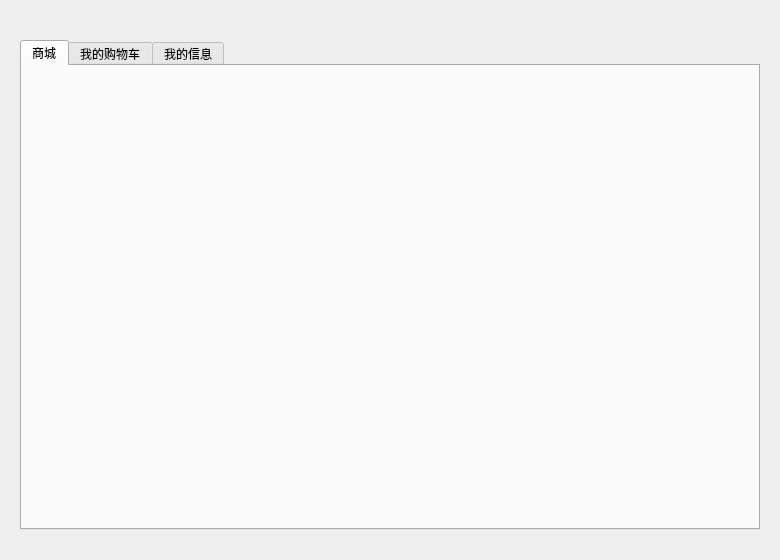
<?xml version="1.0" encoding="UTF-8"?>
<ui version="4.0">
 <class>StoreDialog</class>
 <widget class="QDialog" name="StoreDialog">
  <property name="geometry">
   <rect>
    <x>0</x>
    <y>0</y>
    <width>780</width>
    <height>560</height>
   </rect>
  </property>
  <property name="windowTitle">
   <string>Dialog</string>
  </property>
  <widget class="QTabWidget" name="storeTabWidget">
   <property name="geometry">
    <rect>
     <x>20</x>
     <y>40</y>
     <width>740</width>
     <height>490</height>
    </rect>
   </property>
   <property name="currentIndex">
    <number>0</number>
   </property>
   <widget class="QWidget" name="storePage">
    <attribute name="title">
     <string>商城</string>
    </attribute>
   </widget>
   <widget class="QWidget" name="cartPage">
    <attribute name="title">
     <string>我的购物车</string>
    </attribute>
   </widget>
   <widget class="QWidget" name="userInfoPage">
    <attribute name="title">
     <string>我的信息</string>
    </attribute>
   </widget>
  </widget>
 </widget>
 <resources/>
 <connections/>
</ui>
